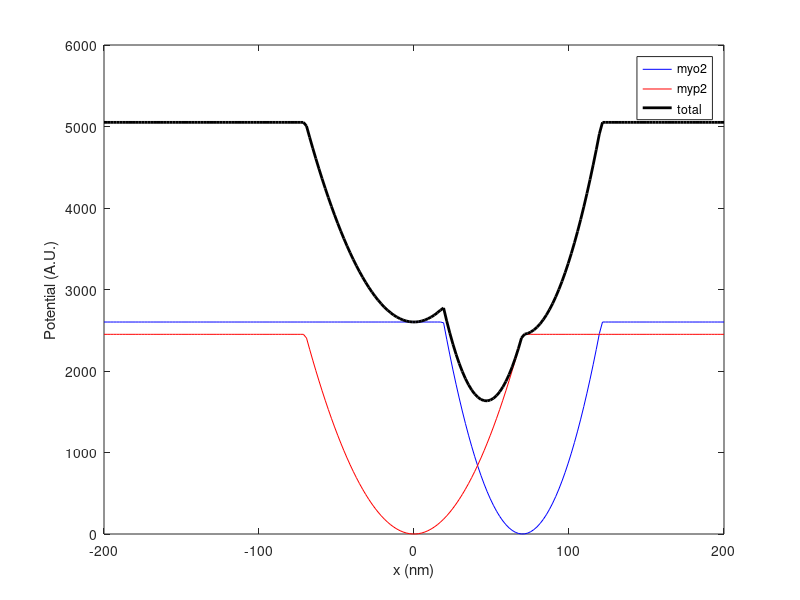

Write MATLAB code to recreate this figure.
x = linspace(-200,200,200);
c_myp = 0;
c_myo = 70;
rcap_myo = 51;
rcap_myp = 70;
k_myo = 2;
k_myp = 1;
u_myo = .5 * k_myo * (x-c_myo).^2;
u_myo(abs(x-c_myo)>rcap_myo) = .5 * k_myo * rcap_myo^2;
plot(x,u_myo,'b-')
hold on
u_myp = .5 * k_myp * (x-c_myp).^2;
u_myp(abs(x-c_myp)>rcap_myp) = .5 * k_myp * rcap_myp ^2;
plot(x,u_myp,'r-')
plot(x,u_myo+u_myp,'k-','LineWidth',2)
hold off
legend('myo2','myp2','total')
xlabel('x (nm)')
ylabel('Potential (A.U.)')